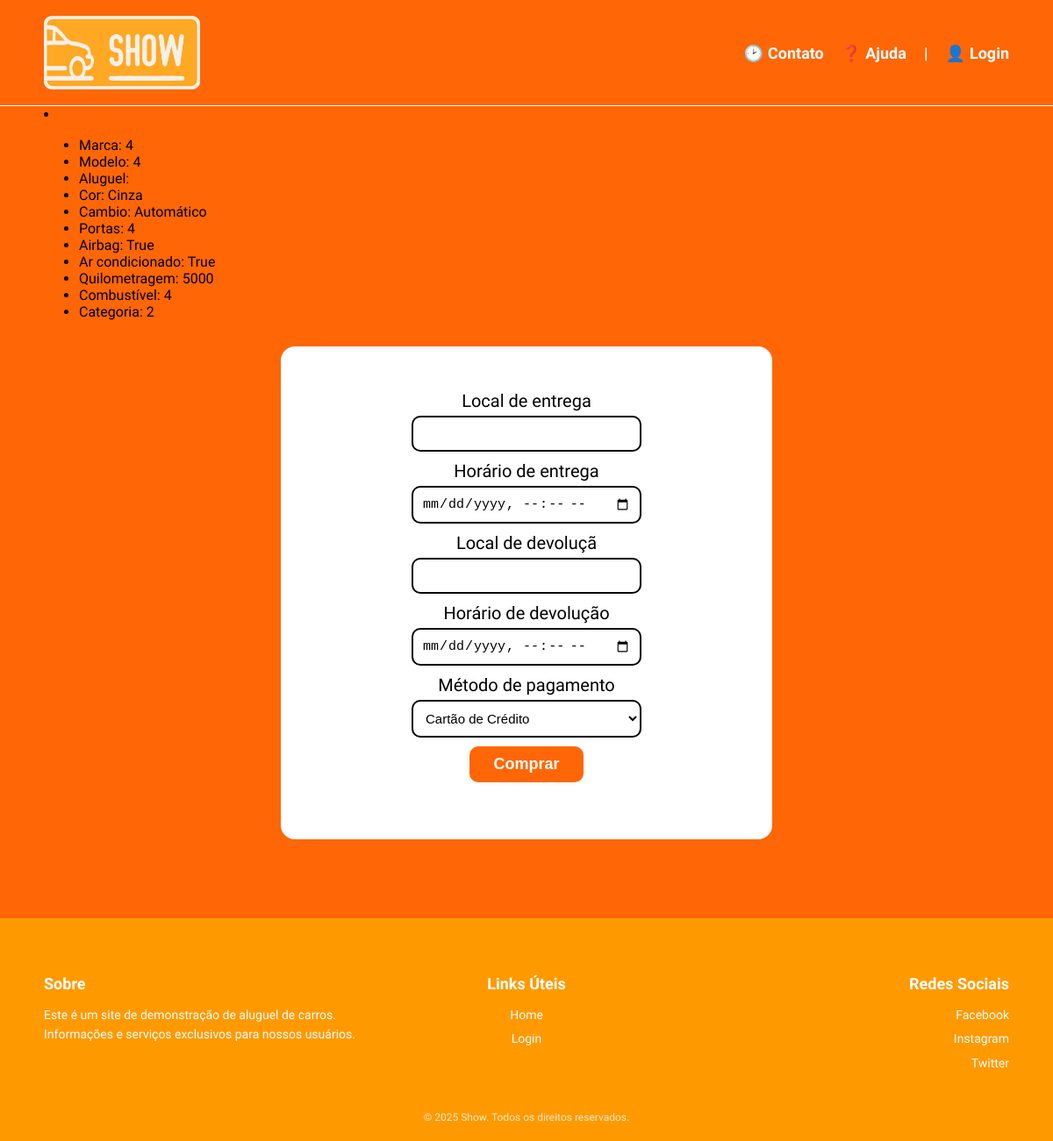
/4, run on the app's committed database.
### models.py (models this page shows, shortened)
class Veiculo(Base):
    __tablename__ = "veiculos"
    id = Column("id", Integer, primary_key=True, autoincrement=True)
    portas = Column("portas", Integer, nullable=False)
    preco_diaria = Column("preco_diaria", Numeric(10, 2), nullable=False)
    placa = Column("placa", String(7), nullable=False)
    cor = Column("cor", String(100), nullable=False)
    preco_compra = Column("preco_compra", Numeric(10, 2), nullable=False)
    capacidade_pessoas = Column("capacidade_pessoas", Integer, nullable=False)
    quilometragem = Column("quilometragem", Integer, nullable=False)
    cambio = Column("cambio", String(100), nullable=False)
    airbags = Column("airbags", Boolean, nullable=False)
    ar_condicionado = Column("ar_condicionado", Boolean, nullable=False)
    disponivel = Column("disponivel", Boolean, nullable=False)
    id_fornecedor = Column("id_fornecedor", Integer, ForeignKey("fornecedores.id"), nullable=False)
    id_garagem = Column("id_garagem", Integer, ForeignKey("garagens.id"), nullable=False)
    id_plano_seguro = Column("id_plano_seguro", Integer, ForeignKey("plano_seguros.id"), nullable=False)
    id_marca = Column("id_marca", Integer, ForeignKey("marcas.id"), nullable=False)
    id_modelo = Column("id_modelo", Integer, ForeignKey("modelos.id"), nullable=False)
    id_categoria = Column("id_categoria", Integer, ForeignKey("categorias.id"), nullable=False)
    id_combustivel = Column("id_combustivel", Integer, ForeignKey("combustiveis.id"), nullable=False)

### app.py (the view)
@app.route("/<int:carro_id>")
def detalhar_carro(carro_id):
    sessao =Sessao()
    carro = sessao.query(Veiculo).filter_by(id=carro_id).first()
    if carro is None:
        abort(404)
    return render_template("detalhar_carro.html", carro= carro)

### templates/detalhar_carro.html (shortened to what this page needs)
    {% extends "base.html" %}
    {% block conteudo_principal %}
    <div><li>
    <ul>
        <li>Marca: {{ carro.id_marca }}</li>
        <li>Modelo: {{ carro.id_modelo }}</li>
        <li>Aluguel: {{ carro.aluguel }}</li>
        <li>Cor: {{ carro.cor }}</li>
        <li>Cambio: {{ carro.cambio }}</li>
        <li>Portas: {{ carro.portas }}</li>
        <li>Airbag: {{ carro.airbags }}</li>
        <li>Ar condicionado: {{ carro.ar_condicionado }}</li>
        <li>Quilometragem: {{ carro.quilometragem }}</li>
        <li>Combustível: {{ carro.id_combustivel }}</li>
        <li>Categoria: {{ carro.id_categoria }}</li>
    </ul>
        </li></div>
<div class="form_container">
    <form class="form_simples input" action="/comprar_carro" method="POST">
        <div class="container">
            <label for="local_entrega">Local de entrega</label>
            <input type="text" name="local_entrega" required minlength="3" placeholder="  ">
        </div>
        <div class="container">
            <label for="horario_entrega">Horário de entrega</label>
            <input type="datetime-local" name="horario_entrega" required minlength="3" placeholder="  ">
        </div>
        <div class="container">
            <label for="local_devolucao">Local de devoluçã</label>
            <input type="text" name="local_devolucao" required minlength="3" placeholder="  ">
        </div>
        <div class="container">
            <label for="horario_devolucao">Horário de devolução</label>
            <input type="datetime-local" name="horario_devolucao" required minlength="3" >
        </div>
        <div class="container">
            <label for="metodo_pagamento">Método de pagamento</label>
             <select name="metodo_pagamento" type="text">
                <option value="Cartão de Crédito">Cartão de Crédito</option>
            </select>
            <button type="submit" class="button_comprar">Comprar</button>
        </div>
    {% endblock %}

### static/estilo.css (style rules this page uses)
.container { max-width: 500px; margin: 0 auto; }
body { font-family: "Work Sans"; background-color: #ff6606; margin: 0; min-height: 100vh; display: flex; flex-direction: column; }
label { display: block; color: black; font-weight: 500; font-size: 20px; }
button[type="submit"] { background: white; border: 2px solid #ddd; border-radius: 25px; padding: 4px 10px; cursor: pointer; font-weight: bold; }
.form_container { background-color: #fff; border-radius: 16px; width: 100%; max-width: 500px; margin: 30px auto; padding: 50px 30px; text-align: center; display: flex; justify-content: center; }
.form_simples select, .form_simples input { width: 100%; padding: 10px; border: 2px solid #000000; border-radius: 10px; box-sizing: border-box; margin-top: 5px; margin-bottom: 10px; font-size: 15px; background-color: #fff; }
.form_simples button { background-color: #ff6606; color: #fff; width: 50%; padding: 10px; border: 2px ; border-radius: 10px; font-size: 18px; box-sizing: border-box; margin-bottom: 15px; }

### data on the page
Veiculo: id_marca "4", id_modelo "4", cor "Cinza", cambio "Automático", portas "4", airbags "True", ar_condicionado "True", quilometragem "5000", id_combustivel "4", id_categoria "2"
